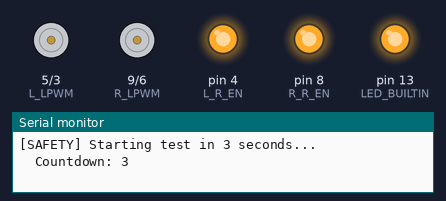
Bench run of a sketch on a simulated Arduino Uno, built with avr-gcc and run on an emulated ATmega328P. On the bench: motor-driver pin pairs drawn as motors (green arrow = first pin HIGH = forward, orange = second pin HIGH = backward, longer = more drive), output pins drawn as LEDs (lit = HIGH), the last lines printed to the serial monitor.

Above: at 1.3 s.
At 4.3 s:
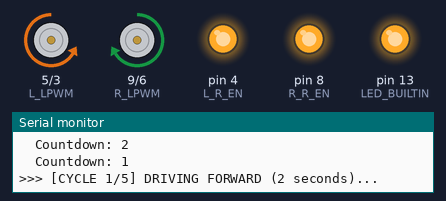
At 13.3 s:
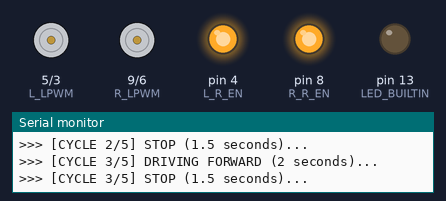
At 21.8 s:
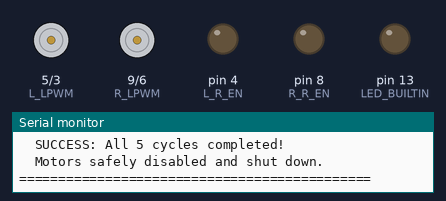
Timing chart, 0 to 23.3 s (numbered marks = the images above):
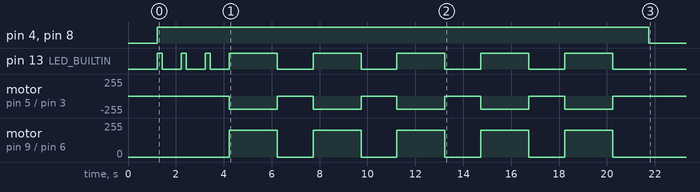

The sketch:

straight_line_motor_test.ino
```cpp
/*
 * =========================================================================
 * Straight Line Motor Diagnostic Test (Dual BTS7960 / IBT-2 / L298N)
 * Target: Arduino Uno R4 WiFi / Uno R3
 *
 * FIXED HARDWARE WIRING:
 *  - Left Driver:   RPWM = 3, LPWM = 5, EN = 4
 *  - Right Driver:  RPWM = 6, LPWM = 9, EN = 8
 *
 * Test Routine:
 *  - 5-cycle Straight Line Test:
 *      1. Drive STRAIGHT FORWARD for 2.0 seconds
 *      2. Full STOP for 1.5 seconds
 *      3. Repeat exactly 5 times
 *  - Complete safe shutdown when finished.
 *
 * Open Serial Monitor at 115200 baud to follow along.
 * =========================================================================
 */

// =========================================================================
// 1. FIXED PIN DEFINITIONS (DO NOT CHANGE - MATCHED TO YOUR HARDWARE)
// =========================================================================
const uint8_t L_RPWM = 3;
const uint8_t L_LPWM = 5;
const uint8_t L_R_EN = 4;
const uint8_t L_L_EN = 4;

const uint8_t R_RPWM = 6;
const uint8_t R_LPWM = 9;
const uint8_t R_R_EN = 8;
const uint8_t R_L_EN = 8;

// =========================================================================
// 2. MOTOR PARAMETERS & INVERSION
// =========================================================================
// If either side spins in reverse during forward test, toggle its invert flag
const bool LEFT_INVERT  = false;
const bool RIGHT_INVERT = true;  // Opposing motor mounted on right chassis

// Speed: 0 (stopped) to 255 (max). 200 provides strong torque.
const int DRIVE_SPEED = 200;

const int TOTAL_CYCLES       = 5;
const unsigned long RUN_MS   = 2000; // 2.0 seconds forward
const unsigned long PAUSE_MS = 1500; // 1.5 seconds stop

// =========================================================================
// 3. LOW-LEVEL MOTOR DRIVER FUNCTIONS
// =========================================================================

void enableDrivers(bool enable) {
  uint8_t state = enable ? HIGH : LOW;
  digitalWrite(L_R_EN, state);
  digitalWrite(L_L_EN, state);
  digitalWrite(R_R_EN, state);
  digitalWrite(R_L_EN, state);
}

void driveSide(uint8_t rpwmPin, uint8_t lpwmPin, int speed, bool invert) {
  if (invert) speed = -speed;
  speed = constrain(speed, -255, 255);

  if (speed > 0) {
    analogWrite(lpwmPin, 0);
    analogWrite(rpwmPin, speed);
  } else if (speed < 0) {
    analogWrite(rpwmPin, 0);
    analogWrite(lpwmPin, -speed);
  } else {
    analogWrite(rpwmPin, 0);
    analogWrite(lpwmPin, 0);
  }
}

void driveStraight(int speed) {
  driveSide(L_RPWM, L_LPWM, speed, LEFT_INVERT);
  driveSide(R_RPWM, R_LPWM, speed, RIGHT_INVERT);
}

void stopMotors() {
  driveSide(L_RPWM, L_LPWM, 0, false);
  driveSide(R_RPWM, R_LPWM, 0, false);
}

// =========================================================================
// 4. SETUP & TEST EXECUTION
// =========================================================================

void setup() {
  Serial.begin(115200);
  delay(1200);

  Serial.println(F("\n============================================="));
  Serial.println(F("  STRAIGHT LINE MOTOR TEST (5 CYCLES)"));
  Serial.println(F("  FIXED PINOUT: Left=3,5 (EN=4) | Right=6,9 (EN=8)"));
  Serial.println(F("============================================="));
  Serial.print(F("Parameters: Speed=")); Serial.print(DRIVE_SPEED);
  Serial.print(F(" | Run=")); Serial.print(RUN_MS / 1000.0, 1);
  Serial.print(F("s | Pause=")); Serial.print(PAUSE_MS / 1000.0, 1);
  Serial.print(F("s | Cycles=")); Serial.println(TOTAL_CYCLES);
  Serial.println(F("---------------------------------------------"));

  // 1. Initialize Driver Pins as Outputs
  pinMode(L_RPWM, OUTPUT);
  pinMode(L_LPWM, OUTPUT);
  pinMode(L_R_EN, OUTPUT);
  pinMode(L_L_EN, OUTPUT);

  pinMode(R_RPWM, OUTPUT);
  pinMode(R_LPWM, OUTPUT);
  pinMode(R_R_EN, OUTPUT);
  pinMode(R_L_EN, OUTPUT);

  pinMode(LED_BUILTIN, OUTPUT);

  // 2. Start with motors completely off
  stopMotors();

  // 3. Drive Enable Pins HIGH (Powers the H-Bridge output stage)
  enableDrivers(true);
  Serial.println(F("[PINS] Left Enable (Pin 4) & Right Enable (Pin 8) = HIGH"));

  // 4. 3-second safety countdown
  Serial.println(F("[SAFETY] Starting test in 3 seconds..."));
  for (int i = 3; i > 0; i--) {
    Serial.print(F("  Countdown: "));
    Serial.println(i);
    digitalWrite(LED_BUILTIN, HIGH);
    delay(200);
    digitalWrite(LED_BUILTIN, LOW);
    delay(800);
  }

  // 5. Execute 5 Cycles: 2s Forward -> 1.5s Stop
  for (int cycle = 1; cycle <= TOTAL_CYCLES; cycle++) {
    Serial.print(F("\n>>> [CYCLE "));
    Serial.print(cycle);
    Serial.print(F("/"));
    Serial.print(TOTAL_CYCLES);
    Serial.println(F("] DRIVING FORWARD (2 seconds)..."));

    digitalWrite(LED_BUILTIN, HIGH);
    driveStraight(DRIVE_SPEED);
    delay(RUN_MS);

    Serial.print(F(">>> [CYCLE "));
    Serial.print(cycle);
    Serial.print(F("/"));
    Serial.print(TOTAL_CYCLES);
    Serial.println(F("] STOP (1.5 seconds)..."));

    stopMotors();
    digitalWrite(LED_BUILTIN, LOW);
    delay(PAUSE_MS);
  }

  // 6. Test Finished: Safely cut enable pins and motor PWM
  enableDrivers(false);
  stopMotors();

  Serial.println(F("\n============================================="));
  Serial.println(F("  SUCCESS: All 5 cycles completed!"));
  Serial.println(F("  Motors safely disabled and shut down."));
  Serial.println(F("=============================================\n"));
}

void loop() {
  // Idle: Keep motors completely off
  digitalWrite(LED_BUILTIN, LOW);
  delay(1000);
}
```
